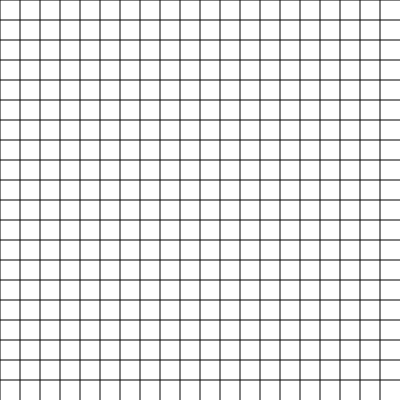
Frame 1 (no input)
Frame 60 (no input): identical to frame 1, image omitted
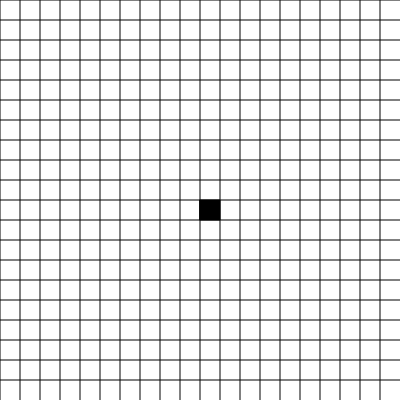
Frame 120 (the mouse pressed at the canvas centre since frame 60)

The p5.js sketch that drew these frames (run headless with seeded random() and noise() and a simulated clock; from frame 60 on, the mouse is pressed at the canvas centre):

// p5.js sketch
// ── sketch.js
// this is some initial stuff to define, canvas size, number of squares can be changed here, nothing else.
let width = 400;
let height = 400;
let myGrid = [];
let gap = 20;
let first = 0;
let startPoint = false;
let endPoint = false;
let startPosition;
let endPosition;

//make every single square in the canvas an object of the class "points"
function setup() {
  createCanvas(400, 400);
  for(let i = 0; i < width / gap; i++){
    myGrid.push([])
    for(let j = 0; j < height / gap; j++){
      myGrid[i][j] = new Points(i * gap, j * gap);
    }
  }
}

// this draws the lines, and colours the squares in depending on what they are, e.g. barricade, end position, start position, path, checked...
function draw() {
  background(255);
  let finalPath = algorithm();
  for(let i = 0; i < width / gap; i++){
    for(let j = 0; j < height / gap; j++){
      if(myGrid[i][j].current() ===  "black"){
        fill(0)
        //print(i * gap, j * gap)
        rect(i * gap, j * gap, gap, gap)
      }
      if(myGrid[i][j].current() === "blue"){
        fill(0, 0, 255)
        rect(i * gap, j * gap, gap, gap)
      }
      if(myGrid[i][j].current() === "green"){
        fill(0, 255, 0)
        rect(i * gap, j * gap, gap, gap)
      }
      if(myGrid[i][j].current() === "purple"){
        fill(128,0,128)
        rect(i * gap, j * gap, gap, gap)
      }
      if(myGrid[i][j].current() === "yellow"){
        fill(255,255,0)
        rect(i * gap, j * gap, gap, gap)
      }
        
    }
  }
  for(let i = 0; i < width / gap; i++){
    line(i * gap, 0, i * gap, height)
  }
  for(let j = 0; j < height / gap; j++){
    line(0, j * gap, width, j * gap)
  }
  // call the algorithm at the end to check if the final position and initial position has been put onto the canvas
  if(finalPath.length > 0){
    noLoop()
  }
}

//if the mouse is pressed, the row and column of the square pressed is found, if it's a left mouse click then the colour changes from white to black or black to white, else the square becomes the inital square / final square
function mousePressed(){
  posX = mouseX
  posY = mouseY
  row = intdivision(posX, gap)
  column = intdivision(posY, gap)
  row = int(row)
  column = int(column)
  if (mouseButton === LEFT){
    myGrid[row][column].change()
  }
  if(mouseButton === RIGHT){
    if(first === 0){
      myGrid[row][column].initial()
      startPoint = true;
      startPosition = myGrid[row][column];
    }
    else if(first === 1){
      myGrid[row][column].end()
      endPoint = true;
      endPosition = myGrid[row][column];
    }
    //this makes sure that after first is higher than 1, there can't be multiple final or start positions
    first ++
  }
}

//the actual a star algorithm
function algorithm(){
  //check if the start and final position have been plotted
  if(startPoint === true && endPoint === true){
    //add the heuristic distance to the start position from the final position
    startPosition.h = distance([startPosition.x, startPosition.y]);
    
    let openList = []
    
    openList.push(startPosition)
    let closedList = []
      while (openList.length > 0){
        //print(openList)
        lowPos = 0;
        for(let i = 0; i < openList.length; i++){
          if(openList[i].f < openList[lowPos].f){
            lowPos = i;
          }
        }
        let currentPosition = openList[lowPos];
        //currentPosition.check()
        //if the currentPosition is the endPosition, retrace steps and find the path, then return this path
        if(currentPosition === endPosition){
          let curr = currentPosition;
          let ret = [];
          while(curr.parent != null){
            curr.path()
            ret.push(curr);
            curr = curr.parent;
          }
          endPosition.end()
          return ret.reverse();
        }
        openList.splice(lowPos, 1);
        closedList.push(currentPosition);
        let neighbours = neighbors(currentPosition);
        for(let i = 0; i < neighbours.length; i++){
          let neighbour = neighbours[i];
          if(closedList.includes(neighbour) || neighbour.colour == "black"){
            continue;
          }
          neighbour.check()
          let gScore = currentPosition.g + 1;
          let gScoreBest = false;
          if(openList.includes(neighbour) == false){
            gScoreBest = true;
            neighbour.h = distance([neighbour.x, neighbour.y]);
            openList.push(neighbour);
          }
          else if(gScore < neighbour.g){
            gScoreBest = true;
          }
          if(gScoreBest == true){
            neighbour.parent = currentPosition;
            neighbour.g = gScore;
            neighbour.f = neighbour.g + neighbour.h;
          }
        }
      }
  }
  //meaning that either the path is not possible or the final node/initial node has not yet been placed.
  return [];
}

//this is the euclidean distance of the node passed to it, and the final node, e.g. the heuristic, I prefer the euclidean to the manhatten distance, since I believe that it makes it more accurate.
function distance(randomPosition){
  startX = randomPosition[0] * gap;
  startY = randomPosition[1] * gap;
  finalX = endPoint * gap;
  finalY = endPoint * gap;
  heuristic = ((finalX - startX) ** 2 + (finalY - startY) ** 2) ** 1/2;
  return heuristic;
}

// find each neighbour of the node passed to it
function neighbors(node){
  let ret = [];
  let nodeX = intdivision(node.x, gap);
  let nodeY = intdivision(node.y, gap);
  //print(nodeX, nodeY)
  //first check if the neighbour is within the canvas, if yes then add it onto the neighbour list and return it at the end
  if(0 <= nodeX - 1 && nodeX - 1 < width / gap){
    ret.push(myGrid[nodeX - 1][nodeY])
  }
  if(0 <= nodeX + 1 && nodeX + 1 < width / gap) {
      ret.push(myGrid[nodeX+1][nodeY]);
  }
  if(0 <= nodeY - 1 && nodeY - 1 < height / gap) {
      ret.push(myGrid[nodeX][nodeY-1]);
  }
  if(0 <= nodeY + 1 && nodeY + 1 < height / gap) {
      ret.push(myGrid[nodeX][nodeY+1]);
  }
  //print(ret)
  return ret;
}

// a function I made for integer division to work out the position of the mouse, there is definitely a better way, but I don't know it, so I had to implement integer division myself, since there is no integer division feature in JS according to stack overflow.

function intdivision(x, gap){
  return ((x / gap) - (x % gap) / gap)
}

// ── points.js
class Points{
  constructor(x, y){
      this.x = x;
      this.y = y;
      this.colour = "white";
      this.f = 0;
      this.g = 0;
      this.h = 0;
      this.parent = null;
  }
  change(){
    if(this.colour === "white"){
      this.colour = "black";
    }
    else if(this.colour === "black"){
      this.colour = "white";
    }
  }
  initial(){
    this.colour = "blue";
  }
  end(){
    this.colour = "green";
  }
  check(){
    this.colour = "purple";
  }
  path(){
    this.colour = "yellow";
  }
  current(){
    return this.colour;
  }
  hChange(newH){
    this.h = newH;
  }
  fChange(newF){
    this.f = newF;
  }
  gChange(newG){
    this.g = newG;
  }
  parentChange(newParent){
    this.parent = newParent;
  }
}
